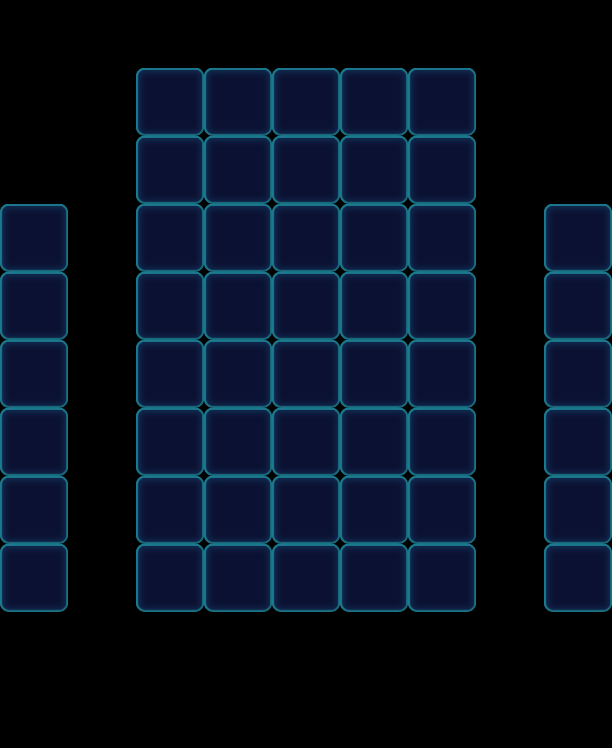

Tiled map render using the project's own tile images. Description and the map definition, with tile-layer contents summarised, below:
An orthogonal 9x11 tile map with 68x68 px tiles, 1 tile layer (Valid), 2 tilesets and 19 objects (6x Flower, 6x Haze, 5x Factory_Normal, 2x Begin).

<map version="1.0" orientation="orthogonal" width="9" height="11" tilewidth="68" tileheight="68">
 <tileset firstgid="1" name="game_grid1" tilewidth="68" tileheight="68">
  <image source="game_grid1.png" width="68" height="68" />
 </tileset>
 <tileset firstgid="2" name="map" tilewidth="68" tileheight="68">
  <image source="map.png" width="1024" height="1024" />
 </tileset>
 <layer name="Valid" width="9" height="11">
  <data>[99 cells, 52 non-empty, 1 distinct tile ids]</data>
 </layer>
 <objectgroup name="BottomObj" width="9" height="11" />
 <objectgroup name="MiddleObj" width="9" height="11">
  <object type="Flower" gid="4" x="544" y="272">
   <properties>
    <property name="FlowerLevel" value="1" />
   </properties>
  </object>
  <object type="Flower" gid="4" x="0" y="340">
   <properties>
    <property name="FlowerLevel" value="1" />
   </properties>
  </object>
  <object type="Flower" gid="4" x="0" y="272">
   <properties>
    <property name="FlowerLevel" value="1" />
   </properties>
  </object>
  <object type="Flower" gid="4" x="544" y="340">
   <properties>
    <property name="FlowerLevel" value="1" />
   </properties>
  </object>
  <object type="Flower" gid="4" x="544" y="612">
   <properties>
    <property name="FlowerLevel" value="1" />
   </properties>
  </object>
  <object type="Flower" gid="4" x="0" y="612">
   <properties>
    <property name="FlowerLevel" value="1" />
   </properties>
  </object>
 </objectgroup>
 <objectgroup color="#000000" name="TopObj" width="9" height="11">
  <object name="10" type="Factory_Normal" x="136" y="0" width="68" height="68">
   <properties>
    <property name="FactoryColorsConfig" value="Blue,Yellow,Pink,Purple" />
    <property name="FlowerSwitch" value="1" />
   </properties>
  </object>
  <object name="10" type="Factory_Normal" x="204" y="0" width="68" height="68">
   <properties>
    <property name="FactoryColorsConfig" value="Blue,Yellow,Pink,Purple" />
    <property name="FlowerSwitch" value="1" />
   </properties>
  </object>
  <object name="10" type="Factory_Normal" x="272" y="0" width="68" height="68">
   <properties>
    <property name="FactoryColorsConfig" value="Blue,Yellow,Pink,Purple" />
    <property name="FlowerSwitch" value="1" />
   </properties>
  </object>
  <object name="10" type="Factory_Normal" x="340" y="0" width="68" height="68">
   <properties>
    <property name="FactoryColorsConfig" value="Blue,Yellow,Pink,Purple" />
    <property name="FlowerSwitch" value="1" />
   </properties>
  </object>
  <object name="10" type="Factory_Normal" x="408" y="0" width="68" height="68">
   <properties>
    <property name="FactoryColorsConfig" value="Blue,Yellow,Pink,Purple" />
    <property name="FlowerSwitch" value="1" />
   </properties>
  </object>
  <object name="10" type="Begin" x="0" y="136" width="68" height="68" />
  <object name="10" type="Begin" x="544" y="136" width="68" height="68" />
 </objectgroup>
 <objectgroup color="#00ff00" name="CeilObj" width="9" height="11">
  <object name="Haze" type="Haze" x="0" y="476" width="68" height="68">
   <properties>
    <property name="HazeLevel" value="3" />
   </properties>
  </object>
  <object name="Haze" type="Haze" x="0" y="408" width="68" height="68">
   <properties>
    <property name="HazeLevel" value="3" />
   </properties>
  </object>
  <object name="Haze" type="Haze" x="544" y="408" width="68" height="68">
   <properties>
    <property name="HazeLevel" value="3" />
   </properties>
  </object>
  <object name="Haze" type="Haze" x="544" y="476" width="68" height="68">
   <properties>
    <property name="HazeLevel" value="3" />
   </properties>
  </object>
  <object name="Haze" type="Haze" x="0" y="340" width="68" height="68">
   <properties>
    <property name="HazeLevel" value="3" />
   </properties>
  </object>
  <object name="Haze" type="Haze" x="544" y="340" width="68" height="68">
   <properties>
    <property name="HazeLevel" value="3" />
   </properties>
  </object>
 </objectgroup>
</map>
